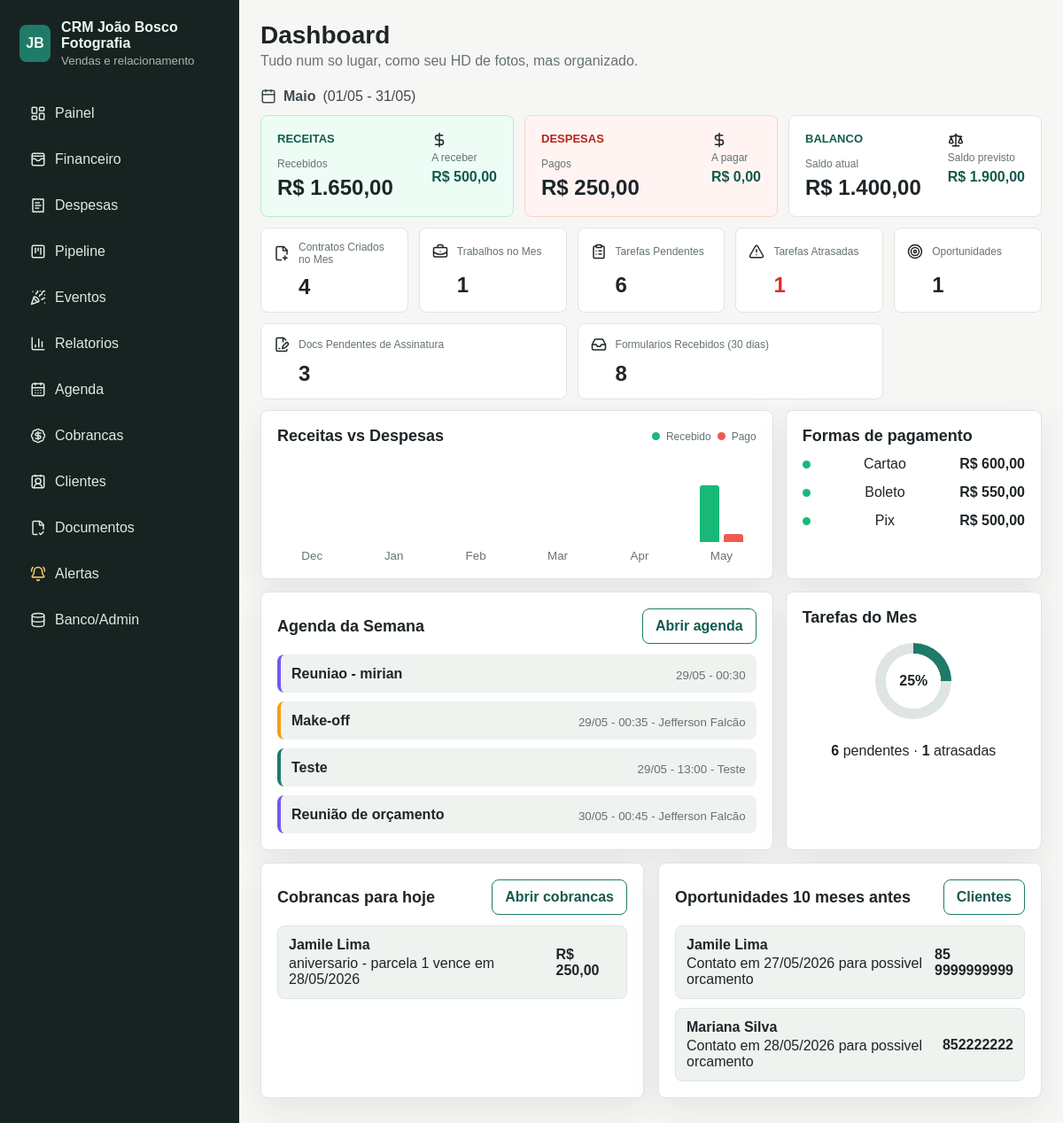
The page / on the database its author committed.
### crm/models.py (models this page shows, shortened)
class Tarefa(models.Model):
    TIPO_CHOICES = [
        ("trabalho", "Trabalho"),
        ("tarefa", "Tarefa"),
        ("pagamento", "Pagamento"),
        ("reuniao", "Reuniao"),
        ("entrega", "Entrega"),
        ("lembrete", "Lembrete"),
    ]
    STATUS_CHOICES = [
        ("pendente", "Pendente"),
        ("concluida", "Concluida"),
        ("atrasada", "Atrasada"),
    ]
    cliente = models.ForeignKey(Cliente, on_delete=models.SET_NULL, null=True, blank=True, related_name="tarefas")
    evento = models.OneToOneField(
        "Evento",
        on_delete=models.CASCADE,
        null=True,
        blank=True,
        related_name="agenda_trabalho",
    )
    titulo = models.CharField(max_length=160)
    tipo = models.CharField(max_length=20, choices=TIPO_CHOICES, default="tarefa")
    data = models.DateField(default=timezone.localdate)
    hora = models.TimeField(null=True, blank=True)
    status = models.CharField(max_length=20, choices=STATUS_CHOICES, default="pendente")
    descricao = models.TextField(blank=True)
    criado_em = models.DateTimeField(auto_now_add=True)
    class Meta:
        ordering = ["data", "hora", "titulo"]

class Cliente(models.Model):
    nome = models.CharField(max_length=160)
    telefone = models.CharField(max_length=30, blank=True)
    email = models.EmailField(blank=True)
    origem = models.CharField(max_length=80, blank=True)
    tipo_evento = models.CharField(max_length=100, blank=True)
    data_evento = models.DateField(null=True, blank=True)
    proxima_oportunidade = models.DateField(
        null=True,
        blank=True,
        help_text="Data prevista para tentar uma nova venda.",
    )
    observacoes = models.TextField(blank=True)
    criado_em = models.DateTimeField(auto_now_add=True)
    atualizado_em = models.DateTimeField(auto_now=True)
    class Meta:
        ordering = ["nome"]
    @property
    def precisa_alerta_recompra(self):
        return bool(self.proxima_oportunidade and self.proxima_oportunidade <= timezone.localdate())

class Parcela(models.Model):
    STATUS_CHOICES = [
        ("pendente", "Pendente"),
        ("pago", "Pago"),
        ("atrasado", "Atrasado"),
    ]
    venda = models.ForeignKey(Venda, on_delete=models.CASCADE, related_name="parcelas")
    numero = models.PositiveIntegerField()
    valor = models.DecimalField(max_digits=10, decimal_places=2)
    vencimento = models.DateField()
    data_pagamento = models.DateField(null=True, blank=True)
    status = models.CharField(max_length=20, choices=STATUS_CHOICES, default="pendente")
    lembrete_em = models.DateField(null=True, blank=True)
    observacoes = models.TextField(blank=True)
    criado_em = models.DateTimeField(auto_now_add=True)
    class Meta:
        ordering = ["vencimento", "numero"]
        unique_together = ["venda", "numero"]

class Venda(models.Model):
    STATUS_CHOICES = [
        ("pendente", "Pendente"),
        ("pago", "Pago"),
        ("atrasado", "Atrasado"),
        ("cancelado", "Cancelado"),
    ]
    FORMA_CHOICES = [
        ("pix", "Pix"),
        ("dinheiro", "Dinheiro"),
        ("boleto", "Boleto"),
        ("cartao", "Cartao"),
        ("transferencia", "Transferencia"),
        ("outro", "Outro"),
    ]
    CONDICAO_CHOICES = [
        ("avista", "A vista"),
        ("parcelado", "Parcelado"),
    ]
    cliente = models.ForeignKey(Cliente, on_delete=models.CASCADE, related_name="vendas")
    titulo = models.CharField(max_length=160)
    data_venda = models.DateField(default=timezone.localdate)
    valor_total = models.DecimalField(max_digits=10, decimal_places=2)
    status = models.CharField(max_length=20, choices=STATUS_CHOICES, default="pendente")
    forma_pagamento = models.CharField(max_length=20, choices=FORMA_CHOICES, default="pix")
    condicao_pagamento = models.CharField(max_length=20, choices=CONDICAO_CHOICES, default="avista")
    quantidade_parcelas = models.PositiveIntegerField(default=1)
    observacoes = models.TextField(blank=True)
    criado_em = models.DateTimeField(auto_now_add=True)
    atualizado_em = models.DateTimeField(auto_now=True)
    class Meta:
        ordering = ["-data_venda", "-id"]

### crm/views.py (the view)
# urls.py: path("", views.dashboard, name="dashboard"),
def dashboard(request):
    hoje = timezone.localdate()
    inicio_mes = hoje.replace(day=1)
    fim_mes = hoje.replace(day=monthrange(hoje.year, hoje.month)[1])
    vendas_eventos = Venda.objects.filter(evento__isnull=False).exclude(status="cancelado")
    parcelas_eventos = Parcela.objects.filter(venda__evento__isnull=False).exclude(venda__status="cancelado")
    receitas_recebidas = parcelas_eventos.filter(status="pago", data_pagamento__range=(inicio_mes, fim_mes)).aggregate(
        total=Sum("valor")
    )["total"] or 0
    receitas_a_receber = parcelas_eventos.exclude(status="pago").aggregate(
        total=Sum("valor")
    )["total"] or 0
    despesas_pagas = Despesa.objects.filter(status="pago", data__range=(inicio_mes, fim_mes)).aggregate(total=Sum("valor"))[
        "total"
    ] or 0
    despesas_a_pagar = Despesa.objects.exclude(status="pago").filter(
        Q(vencimento__range=(inicio_mes, fim_mes)) | Q(data__range=(inicio_mes, fim_mes))
    ).aggregate(total=Sum("valor"))["total"] or 0
    saldo_atual = receitas_recebidas - despesas_pagas
    saldo_previsto = (receitas_recebidas + receitas_a_receber) - (despesas_pagas + despesas_a_pagar)
    tarefas_mes = Tarefa.objects.filter(data__range=(inicio_mes, fim_mes))
    totais = {
        "clientes": Cliente.objects.count(),
        "clientes_mes": Cliente.objects.filter(criado_em__year=hoje.year, criado_em__month=hoje.month).count(),
        "vendas": vendas_eventos.count(),
        "receita_total": vendas_eventos.aggregate(total=Sum("valor_total"))["total"] or 0,
        "receita_paga": parcelas_eventos.filter(status="pago").aggregate(total=Sum("valor"))["total"] or 0,
        "pendente": parcelas_eventos.exclude(status="pago").aggregate(total=Sum("valor"))["total"] or 0,
        "receitas_recebidas": receitas_recebidas,
        "receitas_a_receber": receitas_a_receber,
        "despesas_pagas": despesas_pagas,
        "despesas_a_pagar": despesas_a_pagar,
        "saldo_atual": saldo_atual,
        "saldo_previsto": saldo_previsto,
        "contratos_mes": vendas_eventos.filter(data_venda__range=(inicio_mes, fim_mes)).count(),
        "trabalhos_mes": Evento.objects.filter(data_festa__range=(inicio_mes, fim_mes)).count(),
        "tarefas_pendentes": Tarefa.objects.filter(status="pendente").count(),
        "tarefas_atrasadas": Tarefa.objects.filter(Q(status="atrasada") | Q(status="pendente", data__lt=hoje)).count(),
        "oportunidades": Oportunidade.objects.exclude(etapa__in=["fechado", "perdido"]).count(),
        "docs_pendentes": Documento.objects.filter(status="pendente").count(),
        "formularios_recebidos": Cliente.objects.filter(criado_em__date__gte=hoje - timedelta(days=30)).count(),
    }
    parcelas_alerta = parcelas_eventos.exclude(status="pago").filter(
        Q(vencimento__lt=hoje) | Q(lembrete_em__lte=hoje)
    )[:8]
    recompra_alerta = [cliente for cliente in Cliente.objects.all() if cliente.precisa_alerta_recompra][:8]
    ultimas_vendas = vendas_eventos.select_related("cliente").prefetch_related("parcelas")[:8]
    tarefas_semana = Tarefa.objects.select_related("cliente").filter(data__range=(hoje, hoje + timedelta(days=7)))[:5]
    ultimos_lancamentos = list(Despesa.objects.all()[:4]) + list(vendas_eventos.select_related("cliente")[:4])
    concluidas = tarefas_mes.filter(status="concluida").count()
    total_tarefas_mes = tarefas_mes.count()
    progresso_tarefas = round((concluidas / total_tarefas_mes) * 100) if total_tarefas_mes else 0
    formas_pagamento = []
    formas_labels = dict(Venda.FORMA_CHOICES)
    formas_qs = (
        parcelas_eventos.filter(status="pago", data_pagamento__range=(inicio_mes, fim_mes))
        .values("venda__forma_pagamento")
        .annotate(total=Sum("valor"), quantidade=Count("id"))
        .order_by("-total")
    )
    for item in formas_qs:
        formas_pagamento.append(
            {
                "nome": formas_labels.get(item["venda__forma_pagamento"], item["venda__forma_pagamento"]),
                "total": item["total"] or 0,
                "quantidade": item["quantidade"],
            }
        )
    meses = []
    for offset in range(5, -1, -1):
        mes_ref = add_months(inicio_mes, -offset)
        mes_fim = mes_ref.replace(day=monthrange(mes_ref.year, mes_ref.month)[1])
        recebido = parcelas_eventos.filter(status="pago", data_pagamento__range=(mes_ref, mes_fim)).aggregate(
            total=Sum("valor")
        )["total"] or 0
        pago = Despesa.objects.filter(status="pago", data__range=(mes_ref, mes_fim)).aggregate(total=Sum("valor"))[
            "total"
        ] or 0
        escala = max(recebido, pago, 1)
        meses.append(
            {
                "nome": mes_ref.strftime("%b"),
                "recebido": recebido,
                "pago": pago,
                "recebido_altura": max(int((recebido / escala) * 64), 6) if recebido else 0,
                "pago_altura": max(int((pago / escala) * 64), 6) if pago else 0,
            }
        )
    return render(
        request,
        "crm/dashboard.html",
        {
            "totais": totais,
            "parcelas_alerta": parcelas_alerta,
            "recompra_alerta": recompra_alerta,
            "ultimas_vendas": ultimas_vendas,
            "tarefas_semana": tarefas_semana,
            "progresso_tarefas": progresso_tarefas,
            "formas_pagamento": formas_pagamento,
            "meses": meses,
            "inicio_mes": inicio_mes,
            "fim_mes": fim_mes,
            "ultimos_lancamentos": ultimos_lancamentos,
        },
    )

### crm/templatetags/crm_format.py (called while the page is built)
@register.filter
def brl(valor):
    try:
        numero = Decimal(valor or 0)
    except (InvalidOperation, TypeError, ValueError):
        numero = Decimal("0")
    texto = f"{numero:,.2f}"
    texto = texto.replace(",", "X").replace(".", ",").replace("X", ".")
    return f"R$ {texto}"

### crm/views.py (called while the page is built)
def add_months(data, meses):
    mes = data.month - 1 + meses
    ano = data.year + mes // 12
    mes = mes % 12 + 1
    dia = min(data.day, monthrange(ano, mes)[1])
    return data.replace(year=ano, month=mes, day=dia)

### templates/crm/dashboard.html
{% extends "base.html" %}
{% load crm_format %}
{% block page_title %}Dashboard{% endblock %}
{% block page_subtitle %}Tudo num so lugar, como seu HD de fotos, mas organizado.{% endblock %}
{% block content %}
<section class="month-line">
  <i data-lucide="calendar"></i>
  <strong>{{ inicio_mes|date:"F" }}</strong>
  <span>({{ inicio_mes|date:"d/m" }} - {{ fim_mes|date:"d/m" }})</span>
</section>
<section class="finance-summary">
  <article class="money-card income">
    <div><span>Receitas</span><small>Recebidos</small><strong>{{ totais.receitas_recebidas|brl }}</strong></div>
    <div><i data-lucide="dollar-sign"></i><small>A receber</small><b>{{ totais.receitas_a_receber|brl }}</b></div>
  </article>
  <article class="money-card expense">
    <div><span>Despesas</span><small>Pagos</small><strong>{{ totais.despesas_pagas|brl }}</strong></div>
    <div><i data-lucide="dollar-sign"></i><small>A pagar</small><b>{{ totais.despesas_a_pagar|brl }}</b></div>
  </article>
  <article class="money-card balance">
    <div><span>Balanco</span><small>Saldo atual</small><strong>{{ totais.saldo_atual|brl }}</strong></div>
    <div><i data-lucide="scale"></i><small>Saldo previsto</small><b>{{ totais.saldo_previsto|brl }}</b></div>
  </article>
</section>
<section class="metric-grid">
  <article class="metric"><i data-lucide="file-plus-2"></i><span>Contratos Criados no Mes</span><strong>{{ totais.contratos_mes }}</strong></article>
  <article class="metric"><i data-lucide="briefcase-business"></i><span>Trabalhos no Mes</span><strong>{{ totais.trabalhos_mes }}</strong></article>
  <article class="metric"><i data-lucide="clipboard-list"></i><span>Tarefas Pendentes</span><strong>{{ totais.tarefas_pendentes }}</strong></article>
  <article class="metric danger-metric"><i data-lucide="triangle-alert"></i><span>Tarefas Atrasadas</span><strong>{{ totais.tarefas_atrasadas }}</strong></article>
  <article class="metric"><i data-lucide="target"></i><span>Oportunidades</span><strong>{{ totais.oportunidades }}</strong></article>
  <article class="metric wide"><i data-lucide="file-signature"></i><span>Docs Pendentes de Assinatura</span><strong>{{ totais.docs_pendentes }}</strong></article>
  <article class="metric wide"><i data-lucide="inbox"></i><span>Formularios Recebidos (30 dias)</span><strong>{{ totais.formularios_recebidos }}</strong></article>
</section>
<section class="dashboard-grid">
  <article class="panel chart-panel">
    <div class="panel-head">
      <h2>Receitas vs Despesas</h2>
      <div class="legend"><span class="dot green"></span>Recebido <span class="dot red"></span>Pago</div>
    </div>
    <div class="bar-chart">
      {% for mes in meses %}
        <div class="bar-month">
          <div class="bars">
            <span class="bar green" style="height: {{ mes.recebido_altura }}px"></span>
            <span class="bar red" style="height: {{ mes.pago_altura }}px"></span>
          </div>
          <small>{{ mes.nome }}</small>
        </div>
      {% endfor %}
    </div>
  </article>
  <article class="panel">
    <div class="panel-head"><h2>Formas de pagamento</h2></div>
    <div class="payment-list">
      {% for forma in formas_pagamento %}
        <div><span class="dot green"></span>{{ forma.nome }} <b>{{ forma.total|brl }}</b></div>
      {% empty %}
        <p class="empty">Nenhuma venda no mes.</p>
      {% endfor %}
    </div>
  </article>
  <article class="panel">
    <div class="panel-head">
      <h2>Agenda da Semana</h2>
      <a class="button ghost" href="{% url 'agenda' %}">Abrir agenda</a>
    </div>
    <div class="timeline-list">
      {% for tarefa in tarefas_semana %}
        <div class="timeline-item {{ tarefa.tipo }}">
          <strong>{{ tarefa.titulo }}</strong>
          <small>{{ tarefa.data|date:"d/m" }}{% if tarefa.hora %} - {{ tarefa.hora|time:"H:i" }}{% endif %}{% if tarefa.cliente %} - {{ tarefa.cliente.nome }}{% endif %}</small>
        </div>
      {% empty %}
        <p class="empty">Nenhum compromisso nos proximos dias.</p>
      {% endfor %}
    </div>
  </article>
  <article class="panel">
    <div class="panel-head"><h2>Tarefas do Mes</h2></div>
    <div class="progress-wrap">
      <div class="progress-ring" style="--progress: {{ progresso_tarefas }}%"><strong>{{ progresso_tarefas }}%</strong></div>
      <p><b>{{ totais.tarefas_pendentes }}</b> pendentes · <b>{{ totais.tarefas_atrasadas }}</b> atrasadas</p>
    </div>
  </article>
</section>
<section class="split">
  <div class="panel">
    <div class="panel-head">
      <h2>Cobrancas para hoje</h2>
      <a class="button ghost" href="{% url 'cobrancas' %}">Abrir cobrancas</a>
    </div>
    <div class="list">
      {% for parcela in parcelas_alerta %}
        <div class="list-row">
          <div>
            <strong>{{ parcela.venda.cliente.nome }}</strong>
            <span>{{ parcela.venda.titulo }} - parcela {{ parcela.numero }} vence em {{ parcela.vencimento|date:"d/m/Y" }}</span>
          </div>
          <b>{{ parcela.valor|brl }}</b>
        </div>
      {% empty %}
        <p class="empty">Sem cobrancas pendentes no momento.</p>
      {% endfor %}
    </div>
  </div>
  <div class="panel">
    <div class="panel-head">
      <h2>Oportunidades 10 meses antes</h2>
      <a class="button ghost" href="{% url 'clientes' %}">Clientes</a>
    </div>
    <div class="list">
      {% for cliente in recompra_alerta %}
        <div class="list-row">
          <div>
            <strong>{{ cliente.nome }}</strong>
            <span>Contato em {{ cliente.proxima_oportunidade|date:"d/m/Y" }} para possivel orcamento</span>
          </div>
          <b>{{ cliente.telefone }}</b>
        </div>
      {% empty %}
        <p class="empty">Nenhum alerta comercial ativo.</p>
      {% endfor %}
    </div>
  </div>
</section>
{% endblock %}

### rows shown on the page
Tarefa: titulo "Reuniao - mirian", data "29/05", hora "00:30"
Tarefa: titulo "Make-off", data "29/05", hora "00:35", cliente.nome "Jefferson Falcão"
Tarefa: titulo "Teste", data "29/05", hora "13:00", cliente.nome "Teste"
Tarefa: titulo "Reunião de orçamento", data "30/05", hora "00:45", cliente.nome "Jefferson Falcão"
Parcela: venda.cliente.nome "Jamile Lima", venda.titulo "aniversario", numero "1", vencimento "28/05/2026", valor|brl "R$ 250,00"
Cliente: nome "Jamile Lima", proxima_oportunidade "27/05/2026", telefone "85 9999999999"
Cliente: nome "Mariana Silva", proxima_oportunidade "28/05/2026", telefone "852222222"

### other values the page prints
{{ inicio_mes|date:"F" }} "Maio"
{{ inicio_mes|date:"d/m" }} "01/05"
{{ fim_mes|date:"d/m" }} "31/05"
{{ totais.receitas_recebidas|brl }} "R$ 1.650,00"
{{ totais.receitas_a_receber|brl }} "R$ 500,00"
{{ totais.despesas_pagas|brl }} "R$ 250,00"
{{ totais.despesas_a_pagar|brl }} "R$ 0,00"
{{ totais.saldo_atual|brl }} "R$ 1.400,00"
{{ totais.saldo_previsto|brl }} "R$ 1.900,00"
{{ totais.contratos_mes }} "4"
{{ totais.trabalhos_mes }} "1"
{{ totais.tarefas_pendentes }} "6"
{{ totais.tarefas_atrasadas }} "1"
{{ totais.oportunidades }} "1"
{{ totais.docs_pendentes }} "3"
